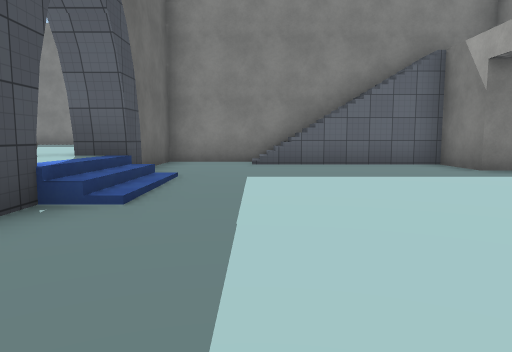
View 1 (above)

16 first-person views from a walk through a Unity game level. The camera is 1.2 m above the floor, tilts 6° down and sees 70° across. The floor is counted in squares, 2 m on a side. Each view is taken from the middle of a square. On the plan, view 1 faces up. The plan holds only what a view shows up to about 10 squares ahead; the rest is blank. The place goes on beyond the plan. Some surface patterns are stand-ins.

View 2
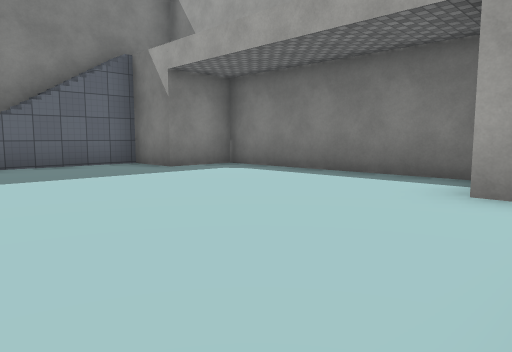

View 3
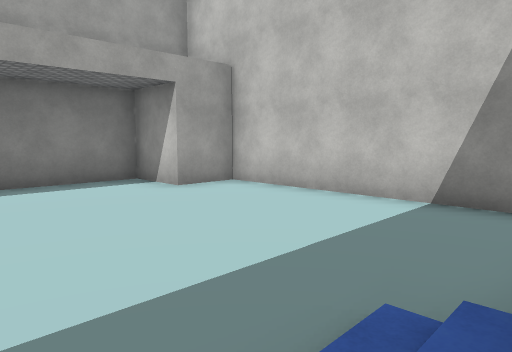

View 4
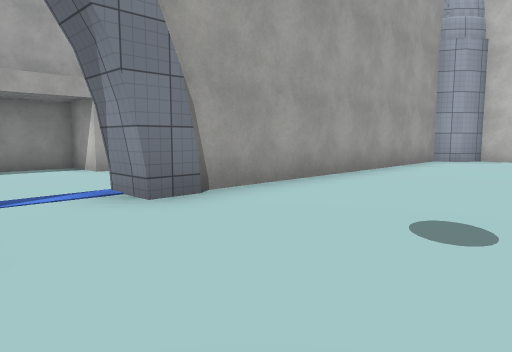

View 5
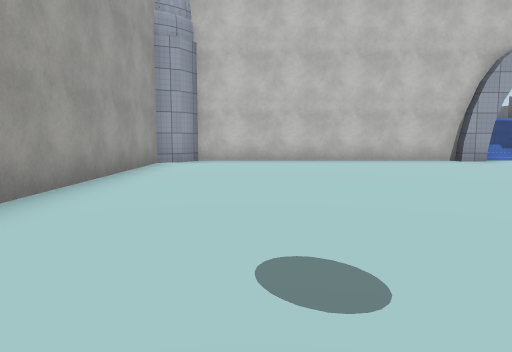

View 6
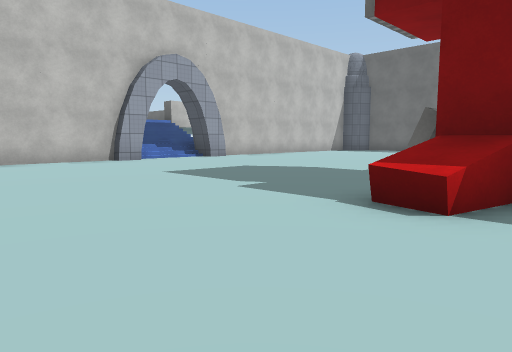

View 7
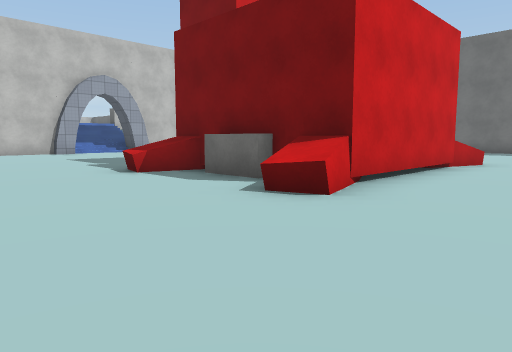

View 8
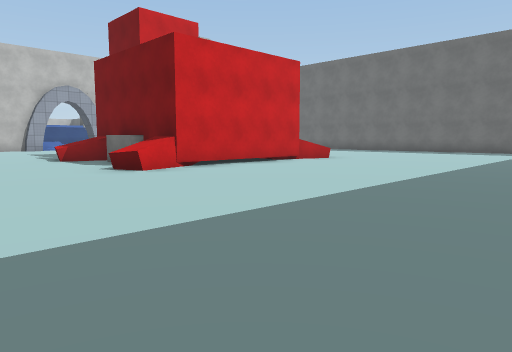

View 9
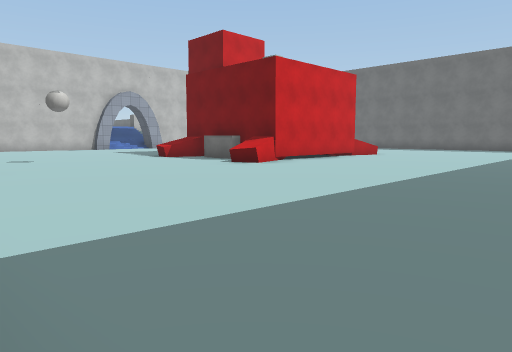

View 10
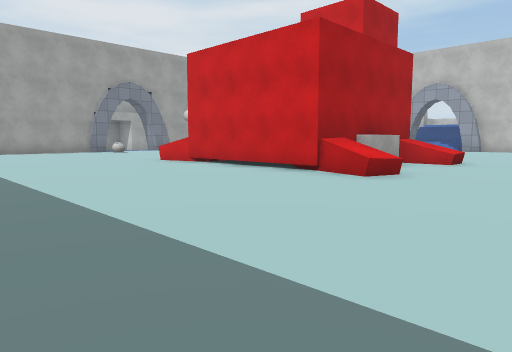

View 11
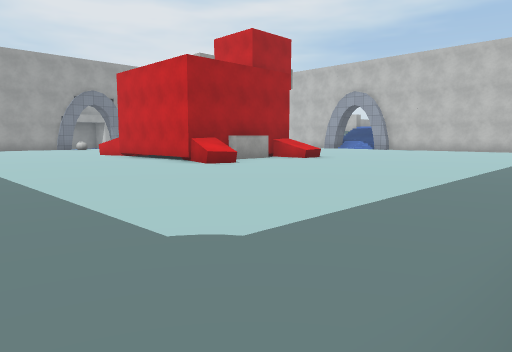

View 12
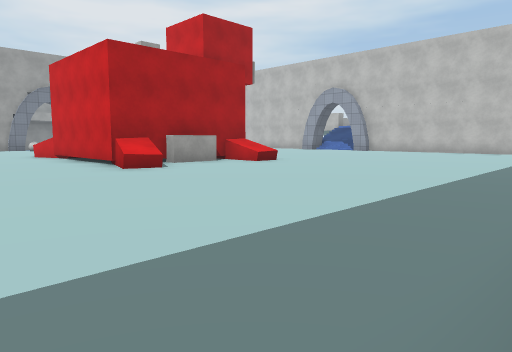

View 13
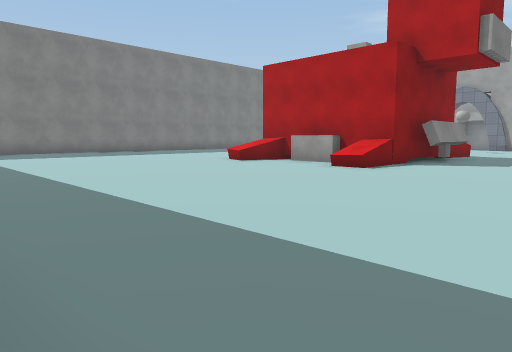

View 14
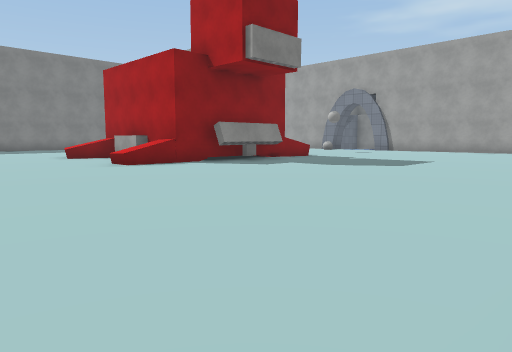

View 15
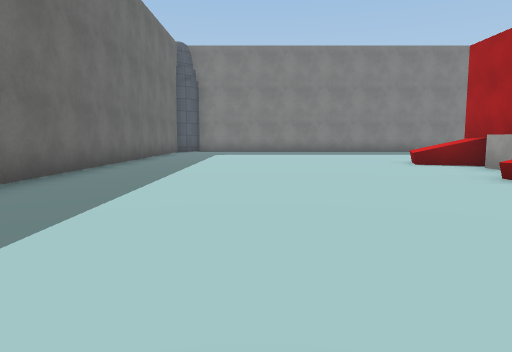

View 16
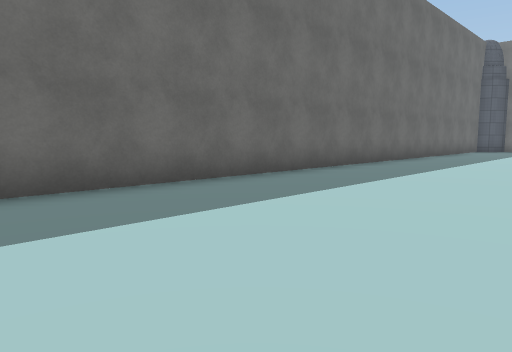

### Floor plan
Key: @ floor where view 1 was taken; # wall or solid block; . main floor; - floor 0.75 m lower than the main floor; / step, stairs or slope; O other object.
Columns run from 23 left of view 1 to 6 right of it. Each row starts with its distance up from view 1.
 13               .......
 12  ....................
 11  ....................
 10  ....................
  9  ................... #######
  8 #................... #-----#
  7 #................... #-----###
  6 #.......OO##OOO......#-------#
  5 #........##  #.......//------#
  4 #........#   #.......//------#
  3 #......./###OOO......#-------#
  2 #.........###........#-------#
  1 #....................#-----###
  0 #....................#-@---#
 -1 #....................#######
 -2 #....................#
 -3 #....................#
 -4   ...................#
 -5     ....    ........##
 -6             #########

Positions as (right, up) in squares from view 1, and headings:
1: (0, 0), facing up
2: (0, 0), facing up-right
3: (-2, 5), facing down-right
4: (-6, 5), facing down-right
5: (-5, 4), facing down
6: (-6, 4), facing down-left
7: (-6, 9), facing down-left
8: (-6, 13), facing down-left
9: (-3, 13), facing down-left
10: (-18, 12), facing down-right
11: (-22, 12), facing down-right
12: (-22, 10), facing down-right
13: (-22, -1), facing up-right
14: (-19, -5), facing up-right
15: (-19, -2), facing up
16: (-18, -4), facing up-left
